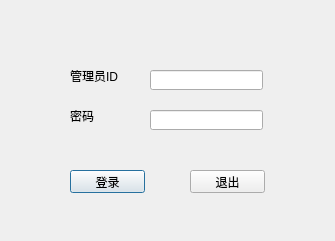
<?xml version="1.0" encoding="UTF-8"?>
<ui version="4.0">
 <class>LogDialog</class>
 <widget class="QDialog" name="LogDialog">
  <property name="geometry">
   <rect>
    <x>0</x>
    <y>0</y>
    <width>335</width>
    <height>241</height>
   </rect>
  </property>
  <property name="windowTitle">
   <string>登录</string>
  </property>
  <widget class="QLabel" name="id">
   <property name="geometry">
    <rect>
     <x>70</x>
     <y>70</y>
     <width>54</width>
     <height>12</height>
    </rect>
   </property>
   <property name="text">
    <string>管理员ID</string>
   </property>
  </widget>
  <widget class="QLabel" name="pwd">
   <property name="geometry">
    <rect>
     <x>70</x>
     <y>110</y>
     <width>54</width>
     <height>12</height>
    </rect>
   </property>
   <property name="text">
    <string>密码</string>
   </property>
  </widget>
  <widget class="QLineEdit" name="idedit">
   <property name="geometry">
    <rect>
     <x>150</x>
     <y>70</y>
     <width>113</width>
     <height>20</height>
    </rect>
   </property>
  </widget>
  <widget class="QLineEdit" name="pwdedit">
   <property name="geometry">
    <rect>
     <x>150</x>
     <y>110</y>
     <width>113</width>
     <height>20</height>
    </rect>
   </property>
  </widget>
  <widget class="QPushButton" name="pushButton">
   <property name="geometry">
    <rect>
     <x>70</x>
     <y>170</y>
     <width>75</width>
     <height>23</height>
    </rect>
   </property>
   <property name="text">
    <string>登录</string>
   </property>
  </widget>
  <widget class="QPushButton" name="pushButton_2">
   <property name="geometry">
    <rect>
     <x>190</x>
     <y>170</y>
     <width>75</width>
     <height>23</height>
    </rect>
   </property>
   <property name="text">
    <string>退出</string>
   </property>
  </widget>
 </widget>
 <resources/>
 <connections/>
</ui>
